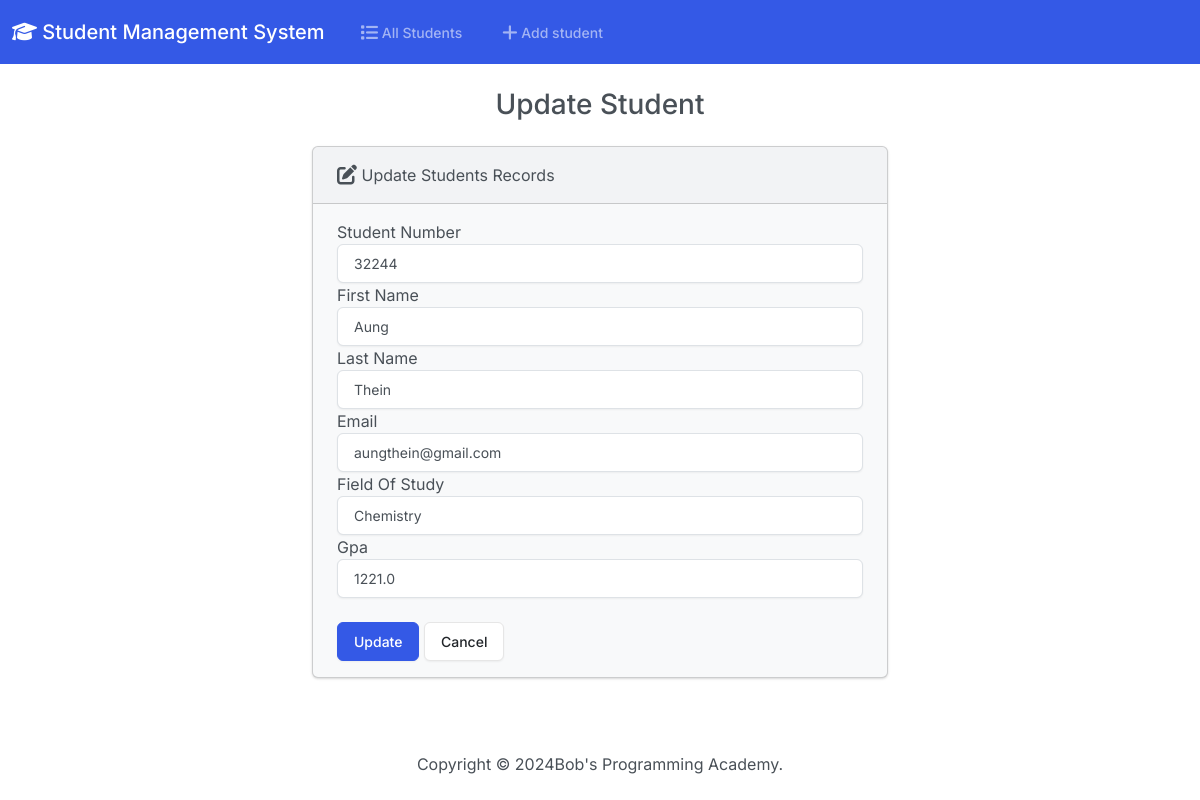
The page /edit/5/ on the database its author committed.
### students/models.py (models this page shows, shortened)
class Student(models.Model):
    student_number = models.PositiveBigIntegerField()
    first_name = models.CharField(max_length=50)
    last_name = models.CharField(max_length=50)
    email = models.EmailField(max_length=100)
    field_of_study = models.CharField(max_length=50)
    gpa = models.FloatField()

### students/views.py (the view)
# urls.py: path('edit/<int:id>/', views.edit, name='edit'),
def edit(request,id):
    if request.method == 'POST':
        student = Student.objects.get(pk=id)
        student.student_number =request.POST.get('student_number')
        student.first_name =request.POST.get('first_name')
        student.last_name =request.POST.get('last_name')
        student.email =request.POST.get('email')
        student.field_of_study =request.POST.get('field_of_study')
        student.gpa =request.POST.get('gpa')
        student.save()
        return redirect('/')
    else:
        student = Student.objects.get(pk = id)
        return render(request, 'students/edit.html', {'data': student})

### students/templates/students/edit.html (shortened to what this page needs)
{% extends 'students/base.html' %}
{% block body %}
<h3 class="text-center m-4">Update Student</h3>
{% if success %}
<div class="alert alert-success" role="alert">
    The new student updated successfully.
    <a href="{% url 'index' %}" class="alert-link">Go to Home Page</a>
</div>
{% else %}
<div class="row justify-content-center">
    <div class="col-6">
        <div class="card bg-light mb-3">
            <div class="card-header">
                <i class="fa-solid fa-pen-to-square fa-lg"></i> Update Students Records
            </div>
            <div class="card-body">
                <form method="POST">
                    <div class="form-group">
                        <label for="">Student Number</label>
                        <input type="text" class="form-control"name='student_number' value="{{data.student_number}}">
                        <label for="">First Name</label>
                        <input type="text" class="form-control" name="first_name" value="{{data.first_name}}">
                        <label for="">Last Name</label>
                        <input type="text" class="form-control" name="last_name" value="{{data.last_name}}">
                        <label for="">Email</label>
                        <input type="text" class="form-control" name="email" value="{{data.email}}">
                        <label for="">Field Of Study</label>
                        <input type="text" class="form-control" name="field_of_study" value="{{data.field_of_study}}">
                        <label for="">Gpa</label>
                        <input type="text" class="form-control" name="gpa" value="{{data.gpa}}"><br>
                        <button type="submit" class="btn btn-primary">Update</button>
                        <a href="{% url 'index' %}" class="btn btn-secondary">Cancel</a>
                    </div>
                </form>
            </div>
        </div>
    </div>
</div>
{% endif %}
{% endblock %}

### rows shown on the page
Student: student_number "32244", first_name "Aung", last_name "Thein", email "aungthein@gmail.com", field_of_study "Chemistry", gpa "1221.0"
